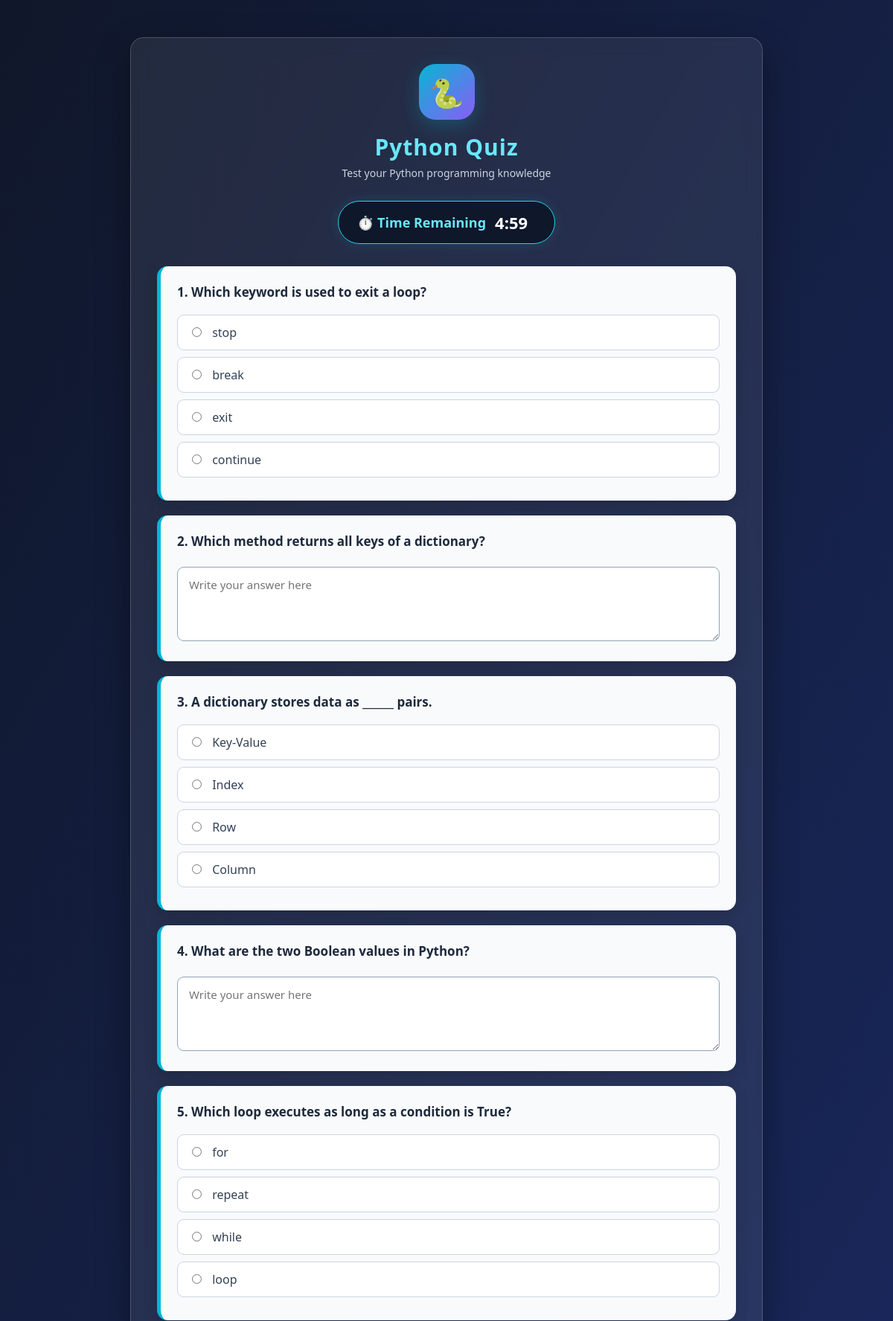
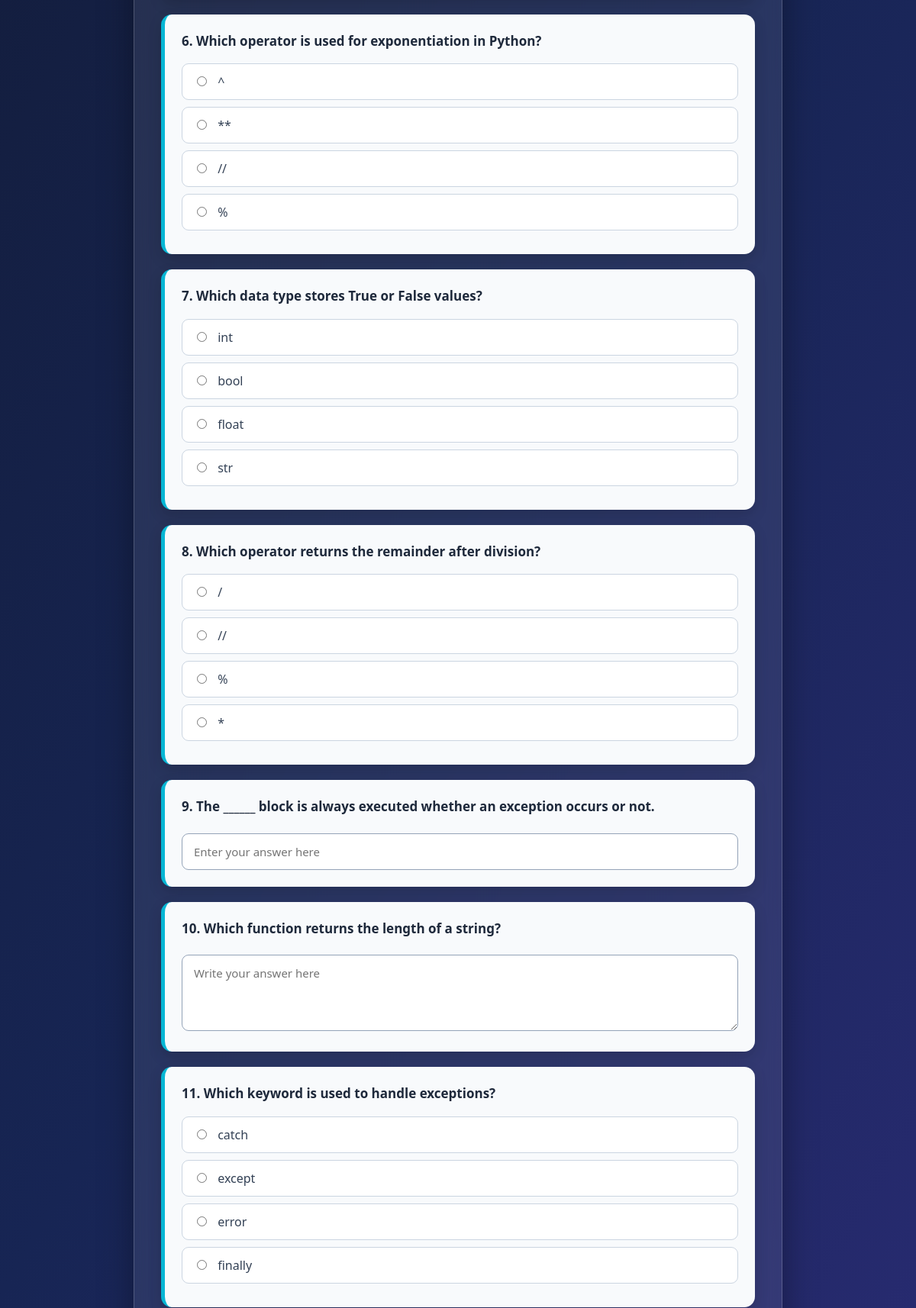
The page /python-quiz/ (signed in, upper part) on the database its author committed (2 pictures, top to bottom).
### accounts/models.py (models this page shows, shortened)
class Question(models.Model):
    SUBJECTS = [
        ("Python", "Python"),
        ("Machine Learning", "Machine Learning"),
        ("DBMS", "DBMS"),
        ("Java", "Java"),
    ]
    QUESTION_TYPES = [
        ("MCQ", "MCQ"),
        ("FILL", "Fill in the Blank"),
        ("TEXT", "One Line Answer"),
    ]
    subject = models.CharField(
        max_length=50,
        choices=SUBJECTS
    )
    topic = models.CharField(max_length=100)
    question_type = models.CharField(
        max_length=10,
        choices=QUESTION_TYPES
    )
    question = models.TextField()
    option1 = models.CharField(
        max_length=200,
        blank=True
    )
    option2 = models.CharField(
        max_length=200,
        blank=True
    )
    option3 = models.CharField(
        max_length=200,
        blank=True
    )
    option4 = models.CharField(
        max_length=200,
        blank=True
    )
    answer = models.CharField(max_length=200)

### accounts/views/quiz_views.py (the view)
def python_quiz(request):
    return process_quiz(
        request,
        "Python",
        "accounts/python_quiz.html",
        load_python_questions
    )

### accounts/views/quiz_views.py (called while the page is built, shortened)
def process_quiz(
    request,
    subject,
    template_name,
    loader_function
):
    loader_function()
    student_id = request.session.get(
        "student_id"
    )
    if not student_id:
        return redirect("/login/")
    try:
        student = Student.objects.get(
            id=student_id
        )
    except Student.DoesNotExist:
        request.session.flush()
        return redirect("/login/")
    if request.method == "GET":
        questions = list(
            Question.objects.filter(
                subject=subject
            ).order_by("?")[:15]
        )
        request.session[
            "last_quiz_question_ids"
        ] = [
            q.id
            for q in questions
        ]
    return render(
        request,
        template_name,
        {
            "questions":
            questions
        }
    )

### accounts/templates/accounts/python_quiz.html (shortened to what this page needs)
<!DOCTYPE html>
<html>
<head>
</head>
<body>
<div class="quiz-container">
    <div class="header">
        <div class="quiz-icon">🐍</div>
        <h1>Python Quiz</h1>
        <p class="subtitle">Test your Python programming knowledge</p>
    </div>
    <div class="timer-box">
        <span>⏱️ Time Remaining</span>
        <span id="timer">5:00</span>
    </div>
    <form method="POST" id="quizForm">
        {% for q in questions %}
        <div class="question-card">
            <h3>{{ forloop.counter }}. {{ q.question }}</h3>
            {% if q.question_type == "MCQ" %}
                <label class="option-label">
                    <input type="radio" name="{{ q.id }}" value="{{ q.option1 }}">
                    {{ q.option1 }}
                </label>
                <label class="option-label">
                    <input type="radio" name="{{ q.id }}" value="{{ q.option2 }}">
                    {{ q.option2 }}
                </label>
                <label class="option-label">
                    <input type="radio" name="{{ q.id }}" value="{{ q.option3 }}">
                    {{ q.option3 }}
                </label>
                <label class="option-label">
                    <input type="radio" name="{{ q.id }}" value="{{ q.option4 }}">
                    {{ q.option4 }}
                </label>
            {% elif q.question_type == "FILL" %}
                <input type="text"
                       name="{{ q.id }}"
                       placeholder="Enter your answer here">
            {% else %}
                <textarea name="{{ q.id }}"
                          placeholder="Write your answer here"></textarea>
            {% endif %}
        </div>
        {% endfor %}
    </form>
</div>
</body>
</html>

### accounts/templates/accounts/python_quiz.html (style rules this page uses)
* { box-sizing: border-box; }
body { margin: 0; padding: 30px 15px; font-family: "Segoe UI", Arial, sans-serif; background: linear-gradient(120deg, #10172a, #172554, #312e81); min-height: 100vh; color: #f8fafc; }
.quiz-container { width: 100%; max-width: 850px; margin: 20px auto; padding: 35px; background: rgba(255, 255, 255, 0.08); border: 1px solid rgba(255, 255, 255, 0.18); border-radius: 18px; box-shadow: 0 18px 45px rgba(0, 0, 0, 0.35); backdrop-filter: blur(12px); }
.header { text-align: center; margin-bottom: 28px; }
.quiz-icon { display: inline-flex; width: 75px; height: 75px; align-items: center; justify-content: center; background: linear-gradient(135deg, #06b6d4, #8b5cf6); border-radius: 22px; font-size: 38px; box-shadow: 0 8px 25px rgba(6, 182, 212, 0.25); }
h1 { color: #67e8f9; font-size: 30px; margin: 16px 0 5px; letter-spacing: 1px; }
.subtitle { color: #cbd5e1; font-size: 14px; margin: 0; }
.timer-box { display: flex; align-items: center; justify-content: center; gap: 12px; width: fit-content; margin: 0 auto 30px; padding: 13px 25px; background: #0f172a; border: 1px solid #22d3ee; border-radius: 50px; color: #67e8f9; font-size: 18px; font-weight: 700; box-shadow: 0 0 18px rgba(34, 211, 238, 0.12); }
#timer { color: #ffffff; font-size: 22px; font-weight: 800; min-width: 55px; }
.question-card { background: #f8fafc; color: #172554; padding: 22px; margin-bottom: 20px; border-radius: 14px; border-left: 5px solid #06b6d4; box-shadow: 0 7px 18px rgba(0, 0, 0, 0.15); }
.question-card h3 { color: #1e293b; font-size: 17px; line-height: 1.5; margin: 0 0 17px; }
.option-label { display: block; padding: 12px 14px; margin: 9px 0; background: #ffffff; border: 1px solid #cbd5e1; border-radius: 9px; color: #334155; cursor: pointer; transition: 0.2s ease; }
input[type="radio"] { accent-color: #0891b2; margin-right: 10px; }
input[type="text"], textarea { width: 100%; padding: 13px 15px; margin-top: 5px; border: 1px solid #94a3b8; border-radius: 9px; background: #ffffff; color: #1e293b; font-family: "Segoe UI", Arial, sans-serif; font-size: 15px; }
textarea { min-height: 100px; resize: vertical; }

### rows shown on the page
Question: question "Which keyword is used to exit a loop?", option1 "stop", option2 "break", option3 "exit", option4 "continue"
Question: question "Which method returns all keys of a dictionary?", id "Write your answer here"
Question: question "A dictionary stores data as ______ pairs.", option1 "Key-Value", option2 "Index", option3 "Row", option4 "Column"
Question: question "What are the two Boolean values in Python?", id "Write your answer here"
Question: question "Which loop executes as long as a condition is True?", option1 "for", option2 "repeat", option3 "while", option4 "loop"
Question: question "Which operator is used for exponentiation in Python?", option1 "^", option2 "**", option3 "//", option4 "%"
Question: question "Which data type stores True or False values?", option1 "int", option2 "bool", option3 "float", option4 "str"
Question: question "Which operator returns the remainder after division?", option1 "/", option2 "//", option3 "%", option4 "*"
Question: question "The ______ block is always executed whether an exception occurs or not."
Question: question "Which function returns the length of a string?", id "Write your answer here"
Question: question "Which keyword is used to handle exceptions?", option1 "catch", option2 "except", option3 "error", option4 "finally"
